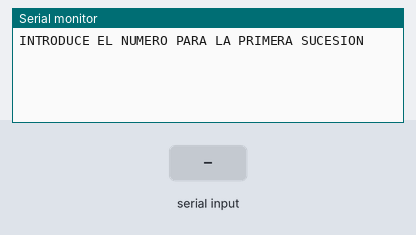
Simulated run of this sketch. Board: Arduino Uno, built with avr-gcc and run on an emulated ATmega328P. On the bench: the last lines printed to the serial monitor. Inputs (shaded band) come from the test bench.

Above: at 1.2 s.
1.3 s: "90,45,200\n" received over Serial
At 2.5 s:
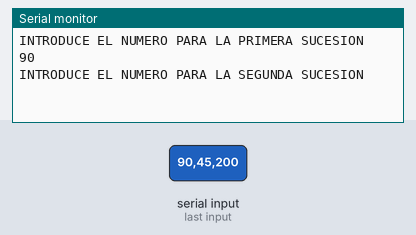
2.8 s: "30,150,10\n" received over Serial
At 3.6 s:
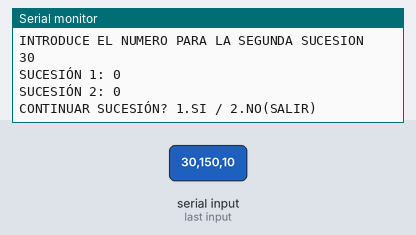

The sketch:

ProgramaT18.ino
```cpp
void setup() {
  // put your setup code here, to run once:
  Serial.begin(9600);
  Serial.setTimeout(10);
}
int sucesion1 = 0;
int sucesion2 = 0;
int num1 = 0;
int num2 = 0;
int controlVar = 0;
int continuar;
void loop() {
  // put your main code here, to run repeatedly:
  switch (controlVar) {
    case 2:
    case 0:
      if (controlVar == 0) {
        Serial.println("INTRODUCE EL NUMERO PARA LA PRIMERA SUCESION");
        controlVar = 1;
      } else {
        Serial.println("INTRODUCE EL NUMERO PARA LA SEGUNDA SUCESION");
        controlVar = 1;
      }

      break;

    case 1:
    case 4:
      if (Serial.available()) {
        if (num1 == 0) {
          num1 = Serial.readString().toInt();
          Serial.println(num1);
          controlVar = 2;
        } else if (num2 == 0) {
          num2 = Serial.readString().toInt();
          Serial.println(num2);
          controlVar = 3;
        } else {
          continuar = Serial.readString().toInt();
          Serial.println(continuar);
          controlVar = 5;
        }
      }
      break;


    case 3:
      Serial.println("SUCESIÓN 1: " + (String)sucesion1);
      Serial.println("SUCESIÓN 2: " +  (String)sucesion2);
      Serial.println("CONTINUAR SUCESIÓN? 1.SI / 2.NO(SALIR)");
      controlVar = 4;
      break;

    case 5:
      if (continuar == 1) {
        sucesion1 += num1;
        sucesion2 += num2;
        controlVar = 3;
      } else {
        exit(0);
      }

      break;
  }
}
```

Measured:
- after the input at 1.3 s, the serial monitor: prints a new line at once (image 1)
- after the input at 2.8 s, the serial monitor: prints a new line at once (image 2)
